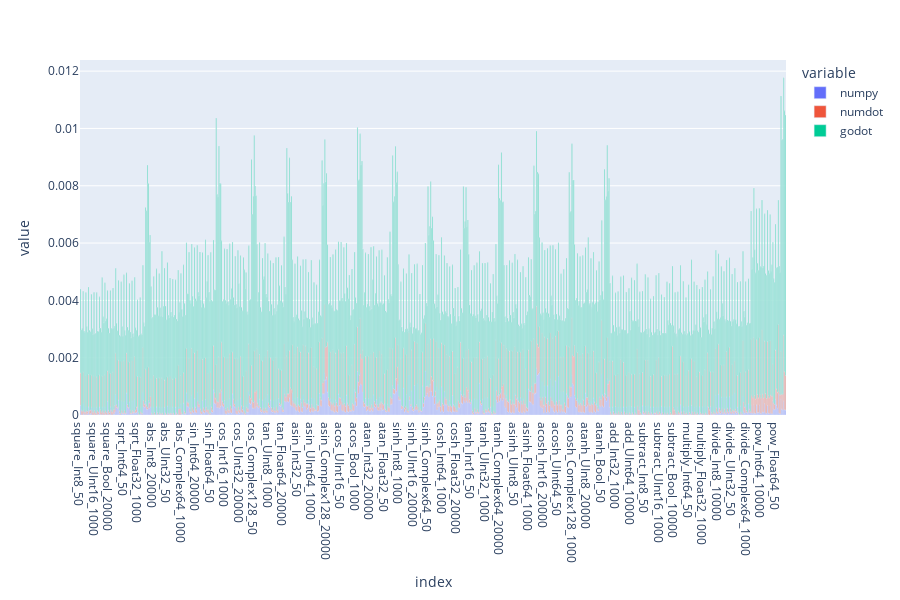

Notebook source saved alongside this figure:
### Code cell
df = pd.read_csv("gen/results.csv", index_col=0)
fig = px.bar(df)
fig.update_layout(height=600)
fig.show()

### Figure 1 — Plotly figure (JSON) as saved in the notebook; plotly's stock layout.template omitted (floating-point values rounded to 4 significant figures; data arrays with more than 128 entries replaced by an {"elided": "..."} marker saying what was removed)
{"data": [{"alignmentgroup": "True", "hovertemplate": "variable=numpy<br>index=%{x}<br>value=%{y}<extra></extra>", "legendgroup": "numpy", "marker": {"color": "#636efa", "pattern": {"shape": ""}}, "name": "numpy", "offsetgroup": "numpy", "orientation": "v", "showlegend": true, "textposition": "auto", "x": {"elided": "780 str values"}, "xaxis": "x", "y": {"elided": "780 float values"}, "yaxis": "y", "type": "bar"}, {"alignmentgroup": "True", "hovertemplate": "variable=numdot<br>index=%{x}<br>value=%{y}<extra></extra>", "legendgroup": "numdot", "marker": {"color": "#EF553B", "pattern": {"shape": ""}}, "name": "numdot", "offsetgroup": "numdot", "orientation": "v", "showlegend": true, "textposition": "auto", "x": {"elided": "780 str values"}, "xaxis": "x", "y": {"elided": "780 float values"}, "yaxis": "y", "type": "bar"}, {"alignmentgroup": "True", "hovertemplate": "variable=godot<br>index=%{x}<br>value=%{y}<extra></extra>", "legendgroup": "godot", "marker": {"color": "#00cc96", "pattern": {"shape": ""}}, "name": "godot", "offsetgroup": "godot", "orientation": "v", "showlegend": true, "textposition": "auto", "x": {"elided": "780 str values"}, "xaxis": "x", "y": {"elided": "780 float values"}, "yaxis": "y", "type": "bar"}], "layout": {"xaxis": {"anchor": "y", "domain": [0.0, 1.0], "title": {"text": "index"}}, "yaxis": {"anchor": "x", "domain": [0.0, 1.0], "title": {"text": "value"}}, "legend": {"title": {"text": "variable"}, "tracegroupgap": 0}, "margin": {"t": 60}, "barmode": "relative", "height": 600}}
